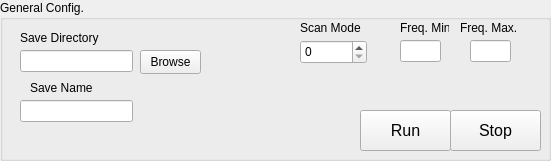
   <widget class="QGroupBox" name="groupBox">
    <property name="geometry">
     <rect>
      <x>10</x>
      <y>700</y>
      <width>551</width>
      <height>161</height>
     </rect>
    </property>
    <property name="title">
     <string>General Config.</string>
    </property>
    <widget class="QPushButton" name="scanButton_2">
     <property name="geometry">
      <rect>
       <x>450</x>
       <y>110</y>
       <width>91</width>
       <height>41</height>
      </rect>
     </property>
     <property name="font">
      <font>
       <pointsize>12</pointsize>
      </font>
     </property>
     <property name="text">
      <string>Stop</string>
     </property>
    </widget>
    <widget class="QLineEdit" name="pathEdit">
     <property name="geometry">
      <rect>
       <x>20</x>
       <y>50</y>
       <width>113</width>
       <height>22</height>
      </rect>
     </property>
    </widget>
    <widget class="QSpinBox" name="modeChoiceBox">
     <property name="geometry">
      <rect>
       <x>300</x>
       <y>40</y>
       <width>67</width>
       <height>24</height>
      </rect>
     </property>
    </widget>
    <widget class="QLabel" name="label_2">
     <property name="geometry">
      <rect>
       <x>20</x>
       <y>30</y>
       <width>81</width>
       <height>16</height>
      </rect>
     </property>
     <property name="text">
      <string>Save Directory</string>
     </property>
     <property name="mytype" stdset="0">
      <string>label</string>
     </property>
    </widget>
    <widget class="QPushButton" name="browseButton">
     <property name="geometry">
      <rect>
       <x>140</x>
       <y>50</y>
       <width>61</width>
       <height>24</height>
      </rect>
     </property>
     <property name="text">
      <string>Browse</string>
     </property>
    </widget>
    <widget class="QPushButton" name="Run">
     <property name="geometry">
      <rect>
       <x>360</x>
       <y>110</y>
       <width>91</width>
       <height>41</height>
      </rect>
     </property>
     <property name="font">
      <font>
       <pointsize>12</pointsize>
      </font>
     </property>
     <property name="text">
      <string>Run</string>
     </property>
    </widget>
    <widget class="QLineEdit" name="pathEdit_2">
     <property name="geometry">
      <rect>
       <x>20</x>
       <y>100</y>
       <width>113</width>
       <height>22</height>
      </rect>
     </property>
    </widget>
    <widget class="QLabel" name="label_10">
     <property name="geometry">
      <rect>
       <x>30</x>
       <y>80</y>
       <width>81</width>
       <height>16</height>
      </rect>
     </property>
     <property name="text">
      <string>Save Name</string>
     </property>
     <property name="mytype" stdset="0">
      <string>label</string>
     </property>
    </widget>
    <widget class="QLabel" name="label_9">
     <property name="geometry">
      <rect>
       <x>300</x>
       <y>20</y>
       <width>71</width>
       <height>16</height>
      </rect>
     </property>
     <property name="text">
      <string>Scan Mode</string>
     </property>
     <property name="mytype" stdset="0">
      <string>label</string>
     </property>
    </widget>
    <widget class="QLineEdit" name="stage2step1Edit_5">
     <property name="geometry">
      <rect>
       <x>470</x>
       <y>40</y>
       <width>41</width>
       <height>22</height>
      </rect>
     </property>
    </widget>
    <widget class="QLineEdit" name="stage2step1Edit_4">
     <property name="geometry">
      <rect>
       <x>400</x>
       <y>40</y>
       <width>41</width>
       <height>22</height>
      </rect>
     </property>
    </widget>
    <widget class="QLabel" name="label_8">
     <property name="geometry">
      <rect>
       <x>460</x>
       <y>20</y>
       <width>61</width>
       <height>16</height>
      </rect>
     </property>
     <property name="text">
      <string>Freq. Max.</string>
     </property>
     <property name="mytype" stdset="0">
      <string>label</string>
     </property>
    </widget>
    <widget class="QLabel" name="label_7">
     <property name="geometry">
      <rect>
       <x>400</x>
       <y>20</y>
       <width>49</width>
       <height>16</height>
      </rect>
     </property>
     <property name="text">
      <string>Freq. Min.</string>
     </property>
     <property name="mytype" stdset="0">
      <string>label</string>
     </property>
    </widget>
   </widget>
